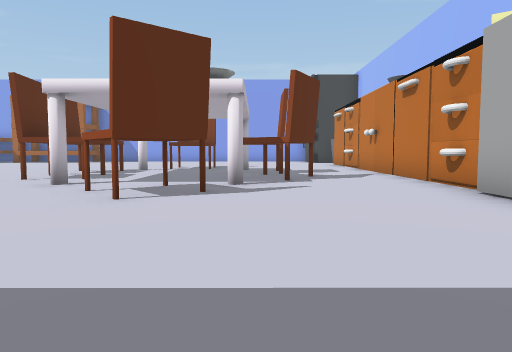
[1] (above)

24 first-person views from a walk through a scene from a Unity 3-D project. The camera is 1.2 m above the floor, tilts 4° down and sees 70° across. The floor is counted in squares, 2 m on a side. Each view is taken from the middle of a square. On the plan, view 1 faces up. The plan holds only what a view shows up to about 10 squares ahead; the rest is blank. The place goes on beyond the plan. The player character is not drawn.

[2]
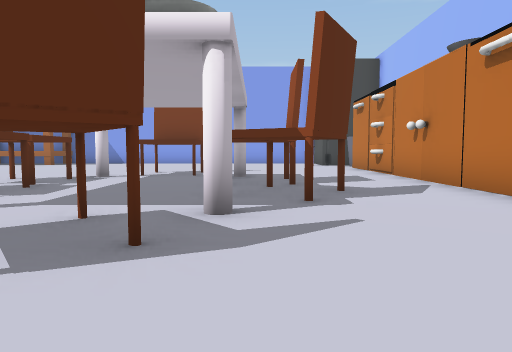

[3]
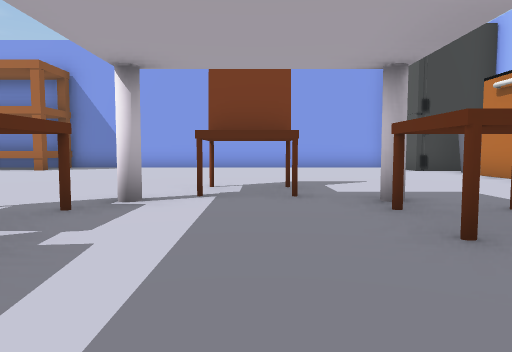

[4]
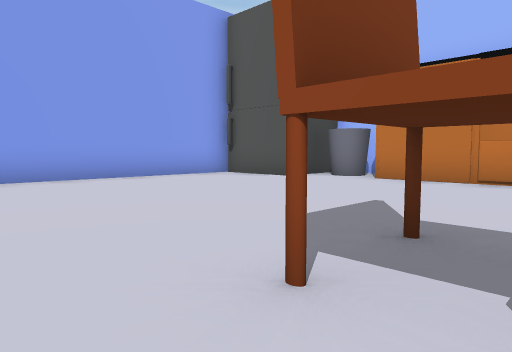

[5]
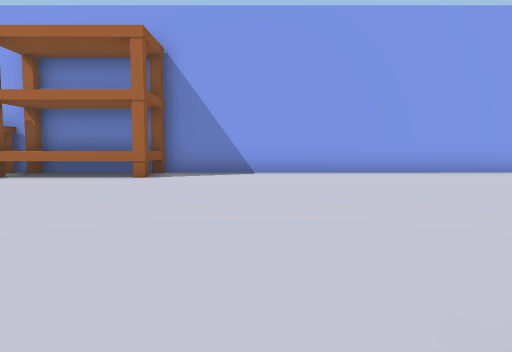

[6]
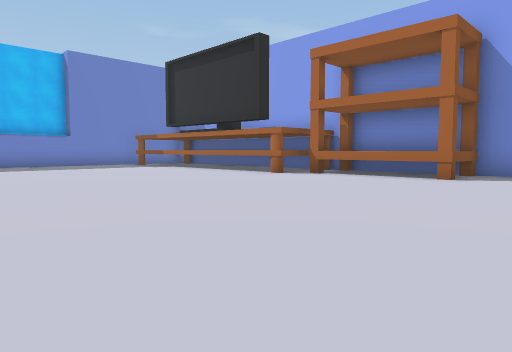

[7]
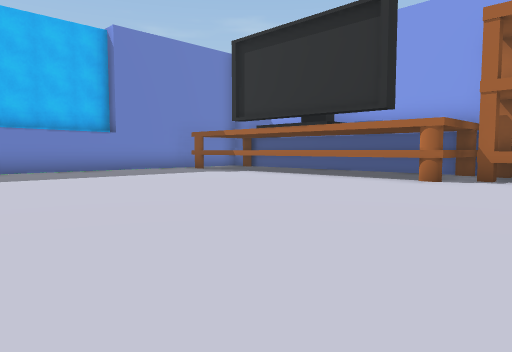

[8]
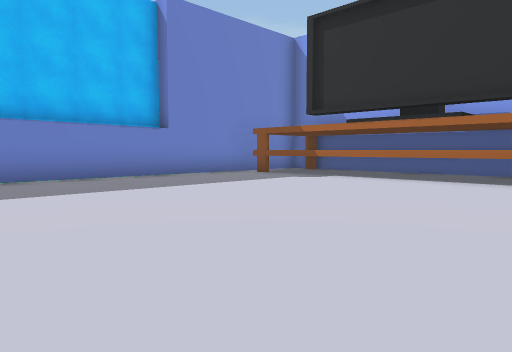

[9]
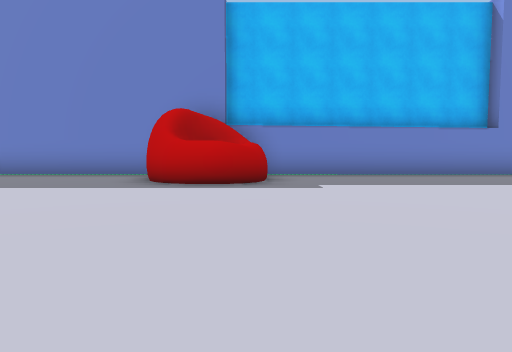

[10]
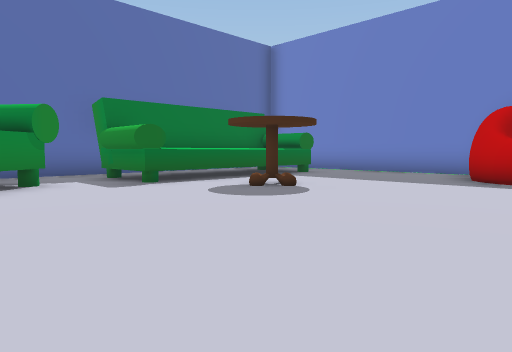

[11]
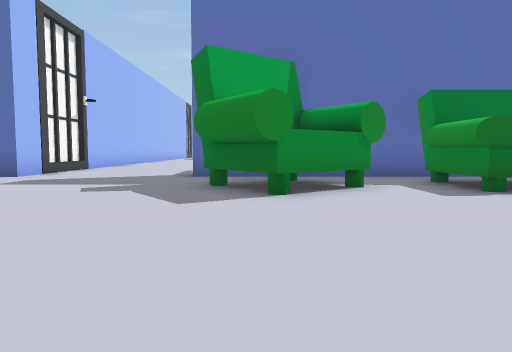

[12]
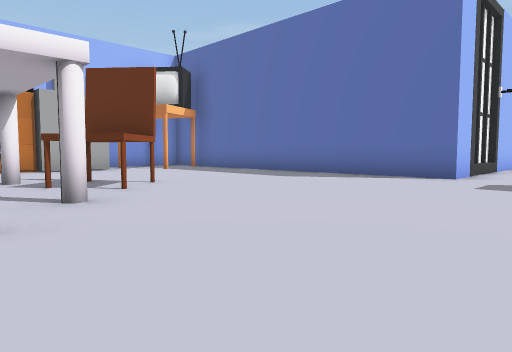

[13]
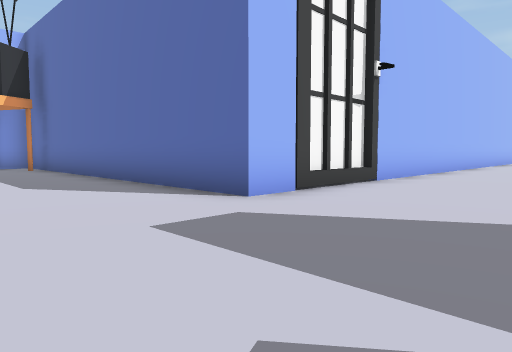

[14]
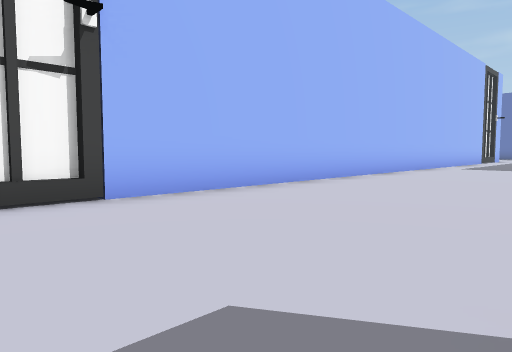

[15]
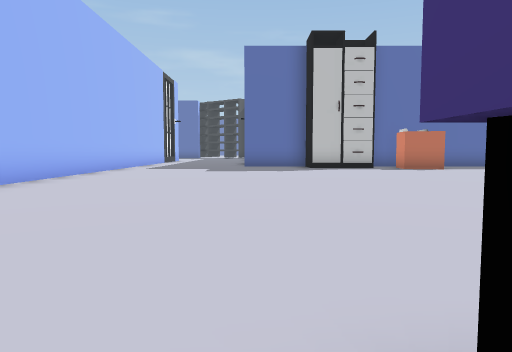

[16]
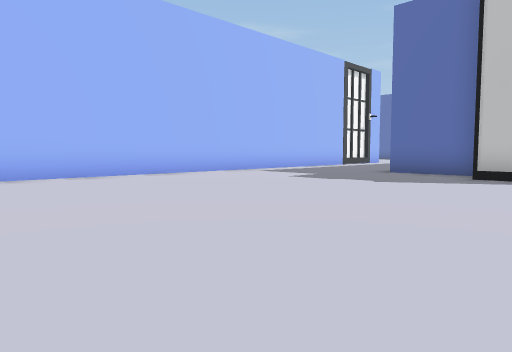

[17]
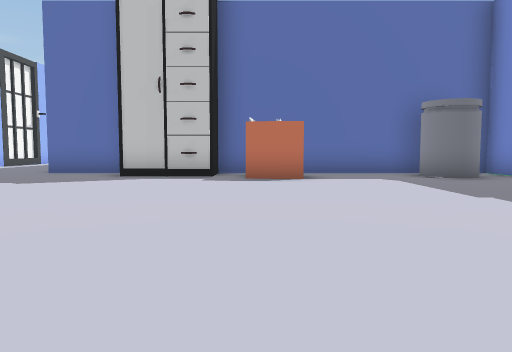

[18]
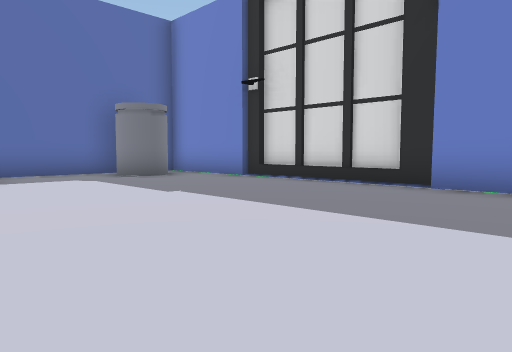

[19]
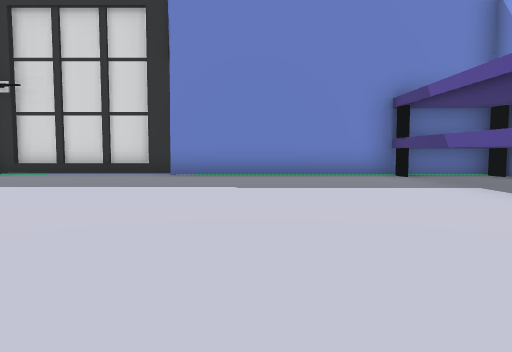

[20]
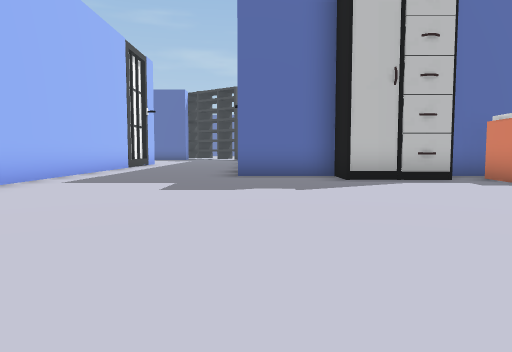

[21]
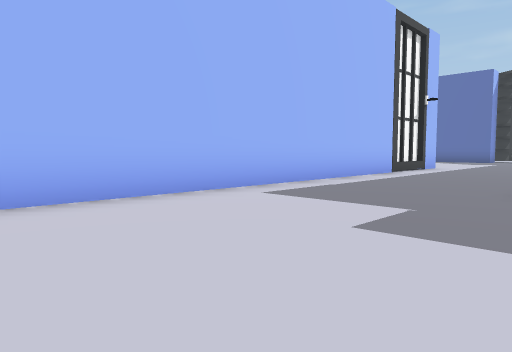

[22]
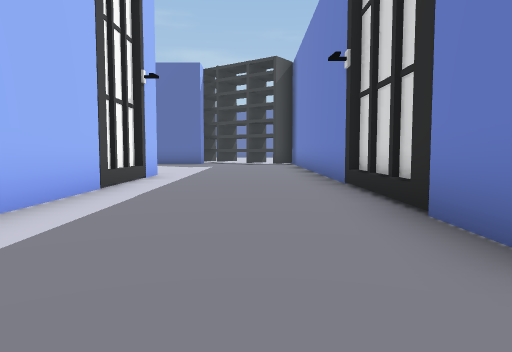

[23]
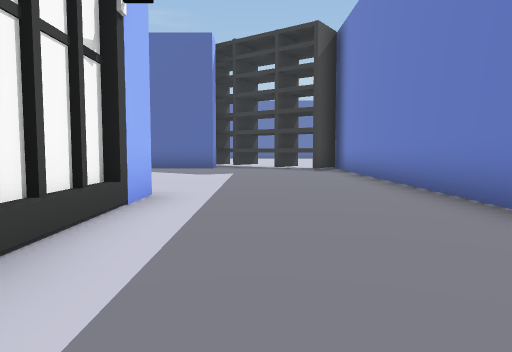

[24]
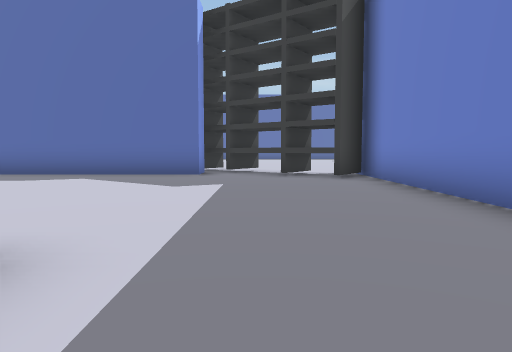

### Floor plan
Points are (right, up) in squares from view 1. A wall is a line through its corners. A room is listed if a view was taken in it or the views show most of it. See-through windows are left out.
Room 1 (views 1, 2, 3, 4, 5, 6, 7, 8, 9, 10, 11, 12, 13, 14)
walls: (-11.3, 3.2) (-10, 1.6); (-13.1, 1.8) (-11, 3.4) (-10, 2); (-18.5, 7.9) (-18.8, 7.1); (-18.5, 7.5) (-19, 7); (-18.7, 8.9) (-18.4, 8.4) (-18.5, 7.7) (-18.9, 7.1); (-8.8, 19.8) (-11.8, 19.8); (-5.6, -1.6) (-5.6, -0.3) (1.9, -0.3); (3.3, 8.9) (3.3, 11.5); (-17.6, 2.8) (-14.1, 2.8) (-14.1, 1.4); (-12.4, 19.7) (-12.4, 17.3) (-19.9, 17.3); (3.1, 4.4) (3.1, 5.1); (-17.5, 1.3) (-15.5, 1.3); (-19, 2.8) (-18, 2.8); (-21, 6.5) (-21, 2.6); (2.7, 17.6) (2.7, 19.6); (-21, 16.3) (-21, 8.8); (2.4, 19.8) (-8.4, 19.8) (-8.4, 18) (-12, 18); (4.5, 17.6) (3.5, 17.6)
ways out: opening at (-8, -2) to room 2; opening at (-12, 0); gap at (-14, 2)
objects: other object (-16, 5); chair (-5, 8) to (-4, 9); chair (-5, 10) to (-4, 11); chair (-2, 5) to (-1, 6); chair (-2, 12) to (-2, 13); chair (0, 8) to (1, 8); chair (0, 9); other object (3, 6) to (4, 6); other object (3, 12) to (4, 13); other object (4, 7) to (4, 8); other object (4, 14) to (4, 15)
Room 2 (views 15, 16, 17, 18, 19, 20, 21, 22, 23, 24)
walls: (-9.6, -17.1) (-9.6, -18.9); (-9.8, -19.1) (-9.8, -21.4); (-9.6, -21.2) (-9.6, -31); (-5.6, -21) (-5.6, -3.5); (-5.4, -22.9) (-5.4, -21.2); (-19.4, -16.5) (-14, -16.5) (-14, -15.5) (-11.7, -15.5) (-11.7, -16.5) (-9.5, -16.5); (-5.6, -24) (-5.6, -22.8); (-21, -13) (-21, -16); (-5.4, -3.6) (-5.4, -1.8); (-21.3, -9.6) (-21.3, -13.1); (-16.7, -3.7) (-21, -3.7) (-21, -9.7); (-8.8, -29.9) (-5.8, -32.1); (-8.5, -31.8) (-7.7, -30.7); (-5.6, -32) (-5.6, -31.1) (-0.6, -31.1)
ways out: opening at (-8, -2) to room 1
objects: box (-16, -16) to (-15, -15)

Positions as (right, up) in squares from view 1, and headings:
1: (0, 0), facing up
2: (0, 3), facing up
3: (-2, 7), facing up
4: (-4, 12), facing up-right
5: (-6, 10), facing up
6: (-6, 10), facing up-left
7: (-10, 10), facing up-left
8: (-13, 10), facing up-left
9: (-12, 9), facing left
10: (-11, 9), facing down-left
11: (-11, 8), facing down
12: (-8, 8), facing down-right
13: (-9, 3), facing down-right
14: (-10, -2), facing down-right
15: (-10, -3), facing down
16: (-14, -7), facing down-right
17: (-15, -7), facing down
18: (-15, -7), facing down-left
19: (-12, -7), facing left
20: (-10, -8), facing down
21: (-10, -11), facing down-right
22: (-8, -15), facing down
23: (-7, -19), facing down
24: (-7, -22), facing down
